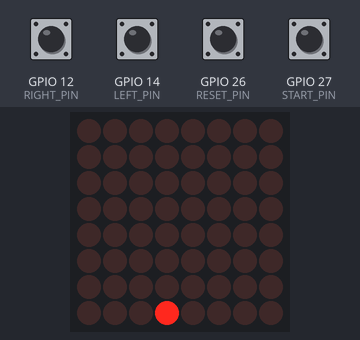
Simulated run of this sketch. Board: ESP32. Parts: 8×8 LED matrix. The inputs (shaded band) are chosen by the test bench; at power-on: GPIO 12 (RIGHT_PIN), GPIO 14 (LEFT_PIN), GPIO 26 (RESET_PIN), GPIO 27 (START_PIN) HIGH. Random numbers use the default seed unless the sketch sets one.

Above: at 1.2 s.
1.3 s: GPIO 27 (START_PIN) pulled LOW for 0.15 s
At 2.1 s:
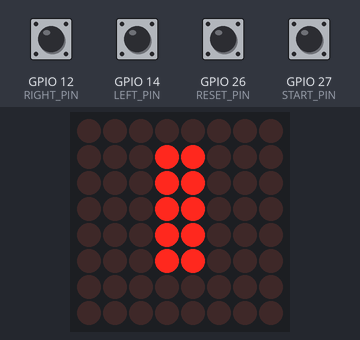
4.4 s: GPIO 12 (RIGHT_PIN) pulled LOW for 0.15 s
At 4.55 s:
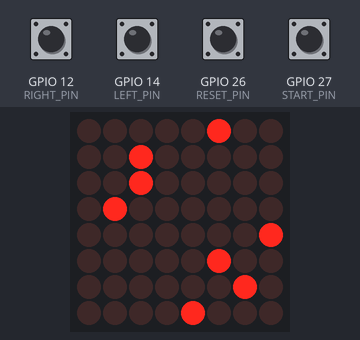
6.8 s: GPIO 14 (LEFT_PIN) pulled LOW for 0.15 s
At 7.06 s:
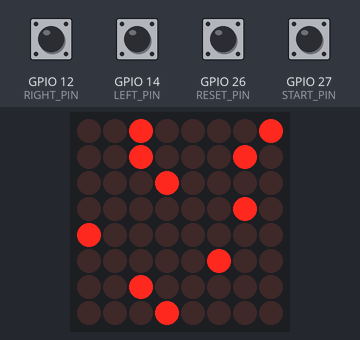
7.5 s: GPIO 12 (RIGHT_PIN) pulled LOW for 1 s
At 7.66 s:
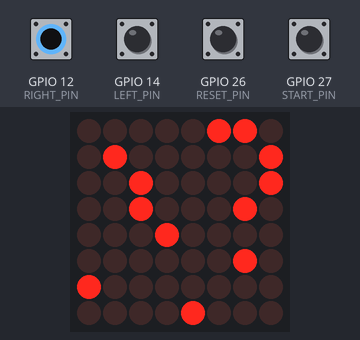
9.1 s: GPIO 26 (RESET_PIN) pulled LOW for 0.15 s
12.2 s: GPIO 27 (START_PIN) pulled LOW for 1 s
At 16.5 s:
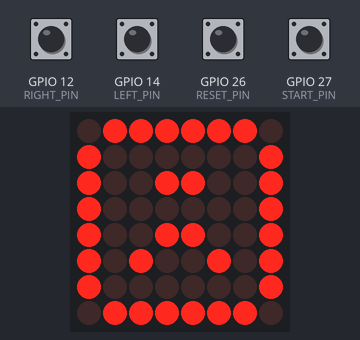
Timing chart, 0 to 16.8 s (numbered marks = the images above; inputs shaded):
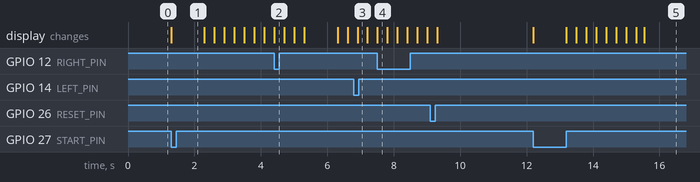

Measured:
- after the input at 1.3 s, the display: changes at once (image 1)
- after the input at 12.2 s, the display: first changes at once (image 5 shows a later state)

The sketch:

CodigoFinalSD.ino
```cpp
// (licence header left out)
#include <Arduino.h>
#include "LedControl.h"

// Pines para MAX72XX
#define DIN_PIN 23
#define CLK_PIN 5
#define LOAD_PIN 18
LedControl lc = LedControl(DIN_PIN, CLK_PIN, LOAD_PIN, 1);

// Pines para botones
#define RESET_PIN 26
#define START_PIN 27
#define LEFT_PIN 14
#define RIGHT_PIN 12

// Variables globales
enum State_enum {STATERESET, STATENIVEL1, STATENIVEL2, STATENIVEL3, STATELOST, STATEWIN};
uint8_t state = STATERESET;

enum Keys_enum {RESET_KEY, START_KEY, LEFT_KEY, RIGHT_KEY, NO_KEY};
uint8_t keys = NO_KEY;

byte RegMatrix[8];   // Matriz para representar el fondo
byte RegCar[1] = {B00010000}; // Carro inicial en el centro de la fila inferior

unsigned long delaytime = 333; // Velocidad inicial (ms entre movimientos)
int nivel = 1;
int score = 0;

// Variables para detección de pulsación
bool leftPressed = false;
bool rightPressed = false;

//=======================================================
//  FUNCIÓN: generarFilaFacil
//=======================================================
byte generarFilaFacil(int nivel) {
    byte fila = 0;
    int densidad;

    if (nivel == 1) {
        densidad = random(1, 2); // 1-2 obstáculos
    } else if (nivel == 2) {
        densidad = random(2, 3); // 2-3 obstáculos
    } else {
        densidad = random(3, 4); // 3-4 obstáculos
    }

    for (int i = 0; i < densidad; i++) {
        fila |= (1 << random(0, 8));
    }
    return fila;
}

//=======================================================
//  FUNCIÓN: generarObstaculos
//=======================================================
void generarObstaculos() {
    byte nuevaFila = generarFilaFacil(nivel);
    for (int i = 7; i > 0; i--) {
        RegMatrix[i] = RegMatrix[i - 1];
    }
    RegMatrix[0] = nuevaFila;
}

void setup() {
    // Configuración de pines
    pinMode(RESET_PIN, INPUT_PULLUP);
    pinMode(START_PIN, INPUT_PULLUP);
    pinMode(LEFT_PIN, INPUT_PULLUP);
    pinMode(RIGHT_PIN, INPUT_PULLUP);

    // Inicializar matriz
    lc.shutdown(0, false);
    lc.setIntensity(0, 8);
    lc.clearDisplay(0);

    // Inicializar estados
    state = STATERESET;
}

void resetGame() {
    for (int i = 0; i < 8; i++) RegMatrix[i] = 0;
    RegCar[0] = B00010000;
    nivel = 1;
    score = 0;
    delaytime = 333;
    lc.clearDisplay(0);
    state = STATERESET;
}

void showNumber(int num) {
    lc.clearDisplay(0);
    switch (num) {
        case 1: lc.setRow(0, 1, B00011000);
                lc.setRow(0, 2, B00011000);
                lc.setRow(0, 3, B00011000);
                lc.setRow(0, 4, B00011000);
                lc.setRow(0, 5, B00011000);
                break;
        case 2: lc.setRow(0, 1, B00111100);
                lc.setRow(0, 2, B01100110);
                lc.setRow(0, 3, B00001100);
                lc.setRow(0, 4, B00011000);
                lc.setRow(0, 5, B01111110);
                break;
        case 3: lc.setRow(0, 1, B00111100);
                lc.setRow(0, 2, B01100110);
                lc.setRow(0, 3, B00001100);
                lc.setRow(0, 4, B01100110);
                lc.setRow(0, 5, B00111100);
                break;
    }
}

void showFace(bool happy) {
    lc.clearDisplay(0);
    if (happy) {
        lc.setRow(0, 0, B01111110);
        lc.setRow(0, 1, B10000001);
        lc.setRow(0, 2, B10011001);
        lc.setRow(0, 3, B10000001);
        lc.setRow(0, 4, B10100101);
        lc.setRow(0, 5, B10011001);
        lc.setRow(0, 6, B10000001);
        lc.setRow(0, 7, B01111110);
    } else {
        lc.setRow(0, 0, B01111110);
        lc.setRow(0, 1, B10000001);
        lc.setRow(0, 2, B10011001);
        lc.setRow(0, 3, B10000001);
        lc.setRow(0, 4, B10011001);
        lc.setRow(0, 5, B10100101);
        lc.setRow(0, 6, B10000001);
        lc.setRow(0, 7, B01111110);
    }
}

void drawMatrix() {
    for (int i = 0; i < 8; i++) lc.setRow(0, i, RegMatrix[i]);
    lc.setRow(0, 7, RegCar[0]);
}

void checkCollision() {
    if (RegCar[0] & RegMatrix[7]) {
        state = STATELOST;
    }
}

void readInputs() {
    if (digitalRead(RESET_PIN) == LOW) {
        resetGame(); // Reset en cualquier momento
        return;
    }

    if (digitalRead(LEFT_PIN) == LOW && !leftPressed) {
        leftPressed = true;
        if (RegCar[0] != B10000000) RegCar[0] <<= 1;
    } else if (digitalRead(LEFT_PIN) == HIGH) {
        leftPressed = false;
    }

    if (digitalRead(RIGHT_PIN) == LOW && !rightPressed) {
        rightPressed = true;
        if (RegCar[0] != B00000001) RegCar[0] >>= 1;
    } else if (digitalRead(RIGHT_PIN) == HIGH) {
        rightPressed = false;
    }

    if (digitalRead(START_PIN) == LOW) keys = START_KEY;
    else keys = NO_KEY;
}

void loop() {
    readInputs();

    switch (state) {
        case STATERESET:
            if (keys == START_KEY) {
                showNumber(1); // Mostrar el número del nivel
                delay(1000); // Pausa breve para que se vea el número
                state = STATENIVEL1;
                lc.clearDisplay(0);
            }
            break;

        case STATENIVEL1:
        case STATENIVEL2:
        case STATENIVEL3:
            static unsigned long lastUpdate = 0;
            if (millis() - lastUpdate > delaytime) {
                generarObstaculos(); // Generar obstáculos dinámicamente
                checkCollision();

                if (state != STATELOST) {
                    score++;
                    if (score == 10 && state == STATENIVEL1) {
                        nivel = 2;
                        delaytime = 250; // Incrementar velocidad
                        showNumber(2); // Mostrar el número del nivel
                        delay(1000);
                        state = STATENIVEL2;
                    } else if (score == 25 && state == STATENIVEL2) {
                        nivel = 3;
                        delaytime = 200; // Incrementar velocidad
                        showNumber(3); // Mostrar el número del nivel
                        delay(1000);
                        state = STATENIVEL3;
                    } else if (score == 45 && state == STATENIVEL3) {
                        state = STATEWIN;
                    }
                }

                lastUpdate = millis();
            }
            break;

        case STATELOST:
            showFace(false);
            delay(2000);
            resetGame();
            break;

        case STATEWIN:
            showFace(true);
            delay(2000);
            resetGame();
            break;
    }

    drawMatrix();
}
```
